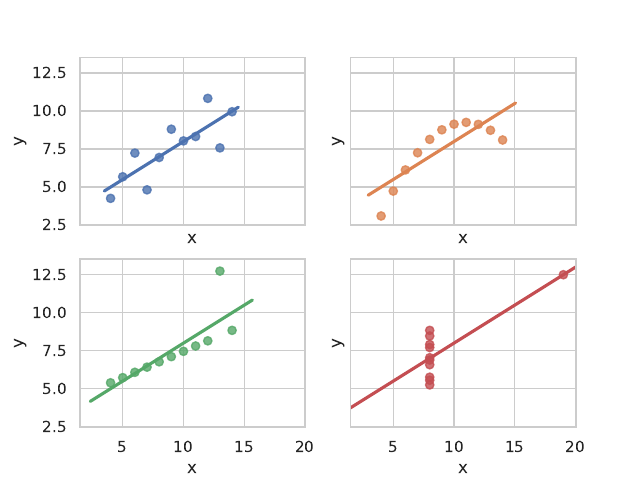

Reproduce this figure in Python.
#! /usr/bin/env python3

import numpy as np
import matplotlib.pyplot as plt

import pandas as pd
import seaborn as sns, matplotlib.pyplot as plt
sns.set(style="whitegrid")


anscombe = pd.read_csv("anscombe.csv")
I = anscombe[anscombe["quartet"] == "I"]
II = anscombe[anscombe["quartet"] == "II"]
III = anscombe[anscombe["quartet"] == "III"]
IV = anscombe[anscombe["quartet"] == "IV"]

f, axes = plt.subplots(2, 2, sharex=True, sharey=True)
sns.regplot(I.x, I.y,ax=axes[0][0], ci=None)
sns.regplot(II.x, II.y,ax=axes[0][1], ci=None)
sns.regplot(III.x, III.y,ax=axes[1][0], ci=None)
sns.regplot(IV.x, IV.y,ax=axes[1][1], ci=None)
plt.savefig("anscombe.pdf")
#plt.show()

